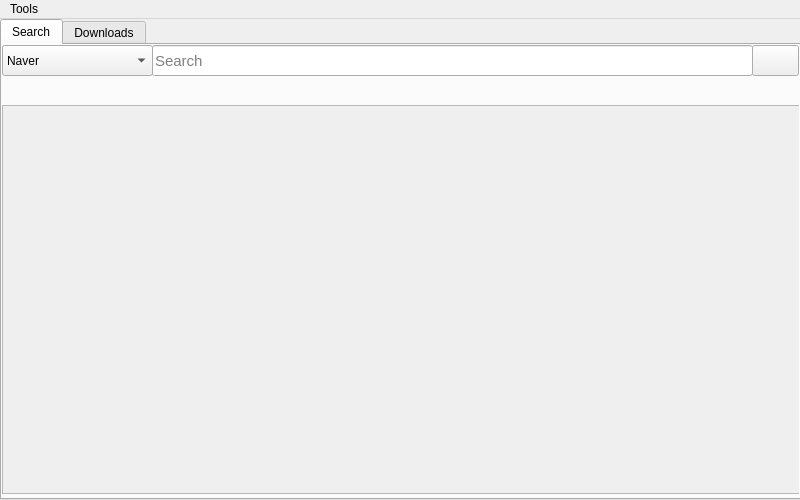
<?xml version="1.0" encoding="UTF-8"?>
<ui version="4.0">
 <class>MainWindow</class>
 <widget class="QMainWindow" name="MainWindow">
  <property name="windowModality">
   <enum>Qt::NonModal</enum>
  </property>
  <property name="geometry">
   <rect>
    <x>0</x>
    <y>0</y>
    <width>800</width>
    <height>500</height>
   </rect>
  </property>
  <property name="sizePolicy">
   <sizepolicy hsizetype="Fixed" vsizetype="Fixed">
    <horstretch>0</horstretch>
    <verstretch>0</verstretch>
   </sizepolicy>
  </property>
  <property name="minimumSize">
   <size>
    <width>800</width>
    <height>500</height>
   </size>
  </property>
  <property name="maximumSize">
   <size>
    <width>800</width>
    <height>500</height>
   </size>
  </property>
  <property name="windowTitle">
   <string>Webtoon Downloader</string>
  </property>
  <widget class="QWidget" name="centralwidget">
   <widget class="QTabWidget" name="tabWidget">
    <property name="geometry">
     <rect>
      <x>0</x>
      <y>0</y>
      <width>801</width>
      <height>481</height>
     </rect>
    </property>
    <property name="currentIndex">
     <number>0</number>
    </property>
    <widget class="QWidget" name="tab_search">
     <attribute name="title">
      <string>Search</string>
     </attribute>
     <widget class="QComboBox" name="comboBox_source">
      <property name="geometry">
       <rect>
        <x>0</x>
        <y>0</y>
        <width>151</width>
        <height>31</height>
       </rect>
      </property>
      <item>
       <property name="text">
        <string notr="true">Naver</string>
       </property>
      </item>
      <item>
       <property name="text">
        <string>Naver Best Challenge</string>
       </property>
      </item>
     </widget>
     <widget class="QLineEdit" name="lineEdit_search">
      <property name="geometry">
       <rect>
        <x>150</x>
        <y>0</y>
        <width>601</width>
        <height>31</height>
       </rect>
      </property>
      <property name="font">
       <font>
        <pointsize>11</pointsize>
       </font>
      </property>
      <property name="toolTip">
       <string notr="true">Search</string>
      </property>
      <property name="text">
       <string/>
      </property>
      <property name="placeholderText">
       <string>Search</string>
      </property>
     </widget>
     <widget class="QPushButton" name="pushButton_search">
      <property name="geometry">
       <rect>
        <x>750</x>
        <y>0</y>
        <width>47</width>
        <height>31</height>
       </rect>
      </property>
      <property name="cursor">
       <cursorShape>PointingHandCursor</cursorShape>
      </property>
      <property name="text">
       <string/>
      </property>
      <property name="iconSize">
       <size>
        <width>20</width>
        <height>20</height>
       </size>
      </property>
     </widget>
     <widget class="QLabel" name="label_status">
      <property name="geometry">
       <rect>
        <x>0</x>
        <y>30</y>
        <width>798</width>
        <height>31</height>
       </rect>
      </property>
      <property name="text">
       <string/>
      </property>
      <property name="margin">
       <number>0</number>
      </property>
     </widget>
     <widget class="QScrollArea" name="scrollArea_results">
      <property name="geometry">
       <rect>
        <x>0</x>
        <y>60</y>
        <width>801</width>
        <height>389</height>
       </rect>
      </property>
      <property name="frameShadow">
       <enum>QFrame::Plain</enum>
      </property>
      <property name="horizontalScrollBarPolicy">
       <enum>Qt::ScrollBarAlwaysOff</enum>
      </property>
      <property name="widgetResizable">
       <bool>true</bool>
      </property>
      <property name="alignment">
       <set>Qt::AlignCenter</set>
      </property>
      <widget class="QWidget" name="scrollAreaWidgetContents_results">
       <property name="geometry">
        <rect>
         <x>0</x>
         <y>0</y>
         <width>799</width>
         <height>387</height>
        </rect>
       </property>
       <widget class="QWidget" name="verticalLayoutWidget">
        <property name="geometry">
         <rect>
          <x>0</x>
          <y>0</y>
          <width>801</width>
          <height>391</height>
         </rect>
        </property>
        <layout class="QVBoxLayout" name="verticalLayout">
         <property name="topMargin">
          <number>5</number>
         </property>
        </layout>
       </widget>
      </widget>
     </widget>
    </widget>
    <widget class="QWidget" name="tab_downloads">
     <attribute name="title">
      <string>Downloads</string>
     </attribute>
     <widget class="QScrollArea" name="scrollArea_downloads">
      <property name="geometry">
       <rect>
        <x>0</x>
        <y>0</y>
        <width>801</width>
        <height>451</height>
       </rect>
      </property>
      <property name="frameShape">
       <enum>QFrame::VLine</enum>
      </property>
      <property name="frameShadow">
       <enum>QFrame::Plain</enum>
      </property>
      <property name="horizontalScrollBarPolicy">
       <enum>Qt::ScrollBarAlwaysOff</enum>
      </property>
      <property name="widgetResizable">
       <bool>true</bool>
      </property>
      <widget class="QWidget" name="scrollAreaWidgetContents">
       <property name="geometry">
        <rect>
         <x>0</x>
         <y>0</y>
         <width>799</width>
         <height>449</height>
        </rect>
       </property>
      </widget>
     </widget>
    </widget>
   </widget>
  </widget>
  <widget class="QMenuBar" name="menuBar">
   <property name="geometry">
    <rect>
     <x>0</x>
     <y>0</y>
     <width>800</width>
     <height>20</height>
    </rect>
   </property>
   <widget class="QMenu" name="menuTools">
    <property name="title">
     <string>Tools</string>
    </property>
    <addaction name="actionAbout"/>
   </widget>
   <addaction name="menuTools"/>
  </widget>
  <action name="actionShow_Log">
   <property name="text">
    <string>Show Log</string>
   </property>
  </action>
  <action name="actionAbout">
   <property name="text">
    <string>About</string>
   </property>
  </action>
 </widget>
 <resources/>
 <connections/>
</ui>
